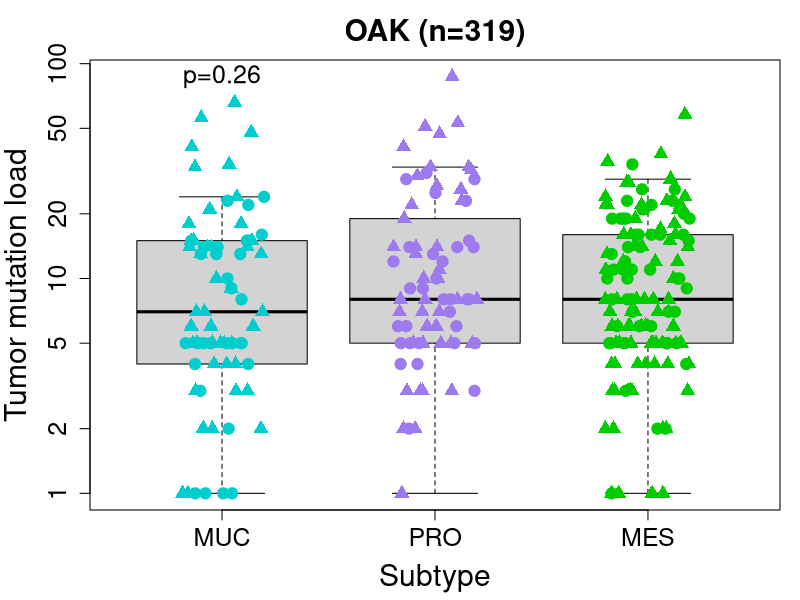

Here is the R script that generated this plot:
study <- "OAK"
data1 <- cbind(read.table("../data/OAK_KRASmut_subtypes.tsv", sep="\t", header=TRUE, check.names=FALSE), KRAS="MUT")
data2 <- cbind(read.table("../data/OAK_KRASwt_subtypes.tsv", sep="\t", header=TRUE, check.names=FALSE), KRAS="WT")
data1 <- data1[,-which(colnames(data1) %in% "NMF")]
data <- rbind(data1, data2)
data <- data[!data$Subtype %in% "unclassified", ]
data$Subtype <- factor(data$Subtype, levels=c("MUC", "PRO", "MES"))
nbTumors <- nrow(data)

data$TMB <- as.character(data$TMB)
data$TMB[data$TMB=="<=1"] <- "1"
data$TMB <- as.numeric(data$TMB)

colors <- rep("cyan3", nbTumors)
colors[data$Subtype %in% "PRO"] <- "mediumpurple2"
colors[data$Subtype %in% "MES"] <- "green3"
pchs <- rep(19, nbTumors)
pchs[data$KRAS %in% "WT"] <- 17

pdf("../figures/FigS6_OAKall_TMBBySubtype.pdf", width=5.5, height=6.5)
par(mar=c(4.5, 4.5, 3, 1))
boxplot(data$TMB ~ data$Subtype, outline=FALSE,
				ylab="Tumor mutation load", xlab="Subtype", main=paste0(study," (n=",nbTumors,")"),
				cex.lab=1.8, cex.axis=1.5, cex.main=1.8, ylim=range(data$TMB[!is.na(data$TMB)]), log="y")
points(jitter(as.numeric(data$Subtype)), data$TMB,
					col=colors, pch=pchs, cex=1.5)
pval <- signif(kruskal.test(data$TMB ~ data$Subtype)$p.value, 2)
text(x=1, y=max(data$TMB[!is.na(data$TMB)]), labels=paste0("p=",pval), cex=1.5)
dev.off()
